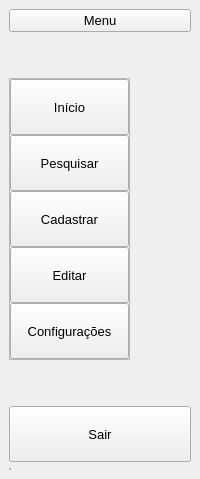
              <widget class="QWidget" name="subMenuLateral" native="true">
               <property name="styleSheet">
                <string notr="true"/>
               </property>
               <layout class="QVBoxLayout" name="verticalLayout_2">
                <property name="spacing">
                 <number>6</number>
                </property>
                <property name="leftMargin">
                 <number>9</number>
                </property>
                <property name="topMargin">
                 <number>9</number>
                </property>
                <property name="rightMargin">
                 <number>9</number>
                </property>
                <property name="bottomMargin">
                 <number>9</number>
                </property>
                <item>
                 <widget class="QPushButton" name="btnMenu2">
                  <property name="font">
                   <font>
                    <pointsize>10</pointsize>
                   </font>
                  </property>
                  <property name="cursor">
                   <cursorShape>PointingHandCursor</cursorShape>
                  </property>
                  <property name="text">
                   <string>Menu</string>
                  </property>
                  <property name="icon">
                   <iconset>
                    <normaloff>icones/iconMenu.png</normaloff>icones/iconMenu.png</iconset>
                  </property>
                  <property name="iconSize">
                   <size>
                    <width>24</width>
                    <height>24</height>
                   </size>
                  </property>
                  <property name="checkable">
                   <bool>true</bool>
                  </property>
                 </widget>
                </item>
                <item>
                 <spacer name="verticalSpacer">
                  <property name="orientation">
                   <enum>Qt::Vertical</enum>
                  </property>
                  <property name="sizeHint" stdset="0">
                   <size>
                    <width>20</width>
                    <height>40</height>
                   </size>
                  </property>
                 </spacer>
                </item>
                <item alignment="Qt::AlignLeft|Qt::AlignTop">
                 <widget class="QFrame" name="frameBtns">
                  <property name="sizePolicy">
                   <sizepolicy hsizetype="Preferred" vsizetype="Expanding">
                    <horstretch>0</horstretch>
                    <verstretch>0</verstretch>
                   </sizepolicy>
                  </property>
                  <property name="frameShape">
                   <enum>QFrame::StyledPanel</enum>
                  </property>
                  <property name="frameShadow">
                   <enum>QFrame::Raised</enum>
                  </property>
                  <layout class="QVBoxLayout" name="verticalLayout_3">
                   <property name="spacing">
                    <number>0</number>
                   </property>
                   <property name="leftMargin">
                    <number>0</number>
                   </property>
                   <property name="topMargin">
                    <number>0</number>
                   </property>
                   <property name="rightMargin">
                    <number>0</number>
                   </property>
                   <property name="bottomMargin">
                    <number>0</number>
                   </property>
                   <item>
                    <widget class="QPushButton" name="btnIncio">
                     <property name="minimumSize">
                      <size>
                       <width>119</width>
                       <height>56</height>
                      </size>
                     </property>
                     <property name="font">
                      <font>
                       <pointsize>10</pointsize>
                      </font>
                     </property>
                     <property name="cursor">
                      <cursorShape>PointingHandCursor</cursorShape>
                     </property>
                     <property name="styleSheet">
                      <string notr="true"/>
                     </property>
                     <property name="text">
                      <string>Início</string>
                     </property>
                     <property name="icon">
                      <iconset>
                       <normaloff>icones/iconHome.png</normaloff>icones/iconHome.png</iconset>
                     </property>
                     <property name="iconSize">
                      <size>
                       <width>24</width>
                       <height>24</height>
                      </size>
                     </property>
                     <property name="checkable">
                      <bool>true</bool>
                     </property>
                     <property name="autoExclusive">
                      <bool>true</bool>
                     </property>
                    </widget>
                   </item>
                   <item>
                    <widget class="QPushButton" name="btnPesquisa">
                     <property name="minimumSize">
                      <size>
                       <width>119</width>
                       <height>56</height>
                      </size>
                     </property>
                     <property name="font">
                      <font>
                       <pointsize>10</pointsize>
                      </font>
                     </property>
                     <property name="cursor">
                      <cursorShape>PointingHandCursor</cursorShape>
                     </property>
                     <property name="styleSheet">
                      <string notr="true"/>
                     </property>
                     <property name="text">
                      <string>Pesquisar</string>
                     </property>
                     <property name="icon">
                      <iconset>
                       <normaloff>icones/iconBusca.png</normaloff>icones/iconBusca.png</iconset>
                     </property>
                     <property name="iconSize">
                      <size>
                       <width>24</width>
                       <height>24</height>
                      </size>
                     </property>
                     <property name="checkable">
                      <bool>true</bool>
                     </property>
                     <property name="autoExclusive">
                      <bool>true</bool>
                     </property>
                    </widget>
                   </item>
                   <item>
                    <widget class="QPushButton" name="btnPessoa">
                     <property name="minimumSize">
                      <size>
                       <width>119</width>
                       <height>56</height>
                      </size>
                     </property>
                     <property name="font">
                      <font>
                       <pointsize>10</pointsize>
                      </font>
                     </property>
                     <property name="cursor">
                      <cursorShape>PointingHandCursor</cursorShape>
                     </property>
                     <property name="styleSheet">
                      <string notr="true"/>
                     </property>
                     <property name="text">
                      <string>Cadastrar</string>
                     </property>
                     <property name="icon">
                      <iconset>
                       <normaloff>icones/iconAdd.png</normaloff>icones/iconAdd.png</iconset>
                     </property>
                     <property name="iconSize">
                      <size>
                       <width>24</width>
                       <height>24</height>
                      </size>
                     </property>
                     <property name="checkable">
                      <bool>true</bool>
                     </property>
                     <property name="autoExclusive">
                      <bool>true</bool>
                     </property>
                    </widget>
                   </item>
                   <item>
                    <widget class="QPushButton" name="btnEditar">
                     <property name="minimumSize">
                      <size>
                       <width>119</width>
                       <height>56</height>
                      </size>
                     </property>
                     <property name="font">
                      <font>
                       <pointsize>10</pointsize>
                      </font>
                     </property>
                     <property name="cursor">
                      <cursorShape>PointingHandCursor</cursorShape>
                     </property>
                     <property name="text">
                      <string>Editar</string>
                     </property>
                     <property name="icon">
                      <iconset>
                       <normaloff>icones/iconEdit.png</normaloff>icones/iconEdit.png</iconset>
                     </property>
                     <property name="iconSize">
                      <size>
                       <width>24</width>
                       <height>24</height>
                      </size>
                     </property>
                     <property name="checkable">
                      <bool>true</bool>
                     </property>
                     <property name="autoExclusive">
                      <bool>true</bool>
                     </property>
                    </widget>
                   </item>
                   <item>
                    <widget class="QPushButton" name="btnConfiguracoes">
                     <property name="minimumSize">
                      <size>
                       <width>119</width>
                       <height>56</height>
                      </size>
                     </property>
                     <property name="font">
                      <font>
                       <pointsize>10</pointsize>
                      </font>
                     </property>
                     <property name="cursor">
                      <cursorShape>PointingHandCursor</cursorShape>
                     </property>
                     <property name="styleSheet">
                      <string notr="true"/>
                     </property>
                     <property name="text">
                      <string>Configurações</string>
                     </property>
                     <property name="icon">
                      <iconset>
                       <normaloff>icones/iconConfig.png</normaloff>icones/iconConfig.png</iconset>
                     </property>
                     <property name="iconSize">
                      <size>
                       <width>24</width>
                       <height>24</height>
                      </size>
                     </property>
                     <property name="checkable">
                      <bool>true</bool>
                     </property>
                     <property name="autoExclusive">
                      <bool>true</bool>
                     </property>
                    </widget>
                   </item>
                  </layout>
                 </widget>
                </item>
                <item>
                 <spacer name="verticalSpacer_2">
                  <property name="orientation">
                   <enum>Qt::Vertical</enum>
                  </property>
                  <property name="sizeHint" stdset="0">
                   <size>
                    <width>20</width>
                    <height>40</height>
                   </size>
                  </property>
                 </spacer>
                </item>
                <item>
                 <widget class="QPushButton" name="btnSair">
                  <property name="minimumSize">
                   <size>
                    <width>119</width>
                    <height>56</height>
                   </size>
                  </property>
                  <property name="font">
                   <font>
                    <pointsize>10</pointsize>
                   </font>
                  </property>
                  <property name="cursor">
                   <cursorShape>PointingHandCursor</cursorShape>
                  </property>
                  <property name="text">
                   <string>Sair</string>
                  </property>
                  <property name="icon">
                   <iconset>
                    <normaloff>icones/iconLogout.png</normaloff>icones/iconLogout.png</iconset>
                  </property>
                  <property name="iconSize">
                   <size>
                    <width>24</width>
                    <height>24</height>
                   </size>
                  </property>
                  <property name="checkable">
                   <bool>true</bool>
                  </property>
                  <property name="autoExclusive">
                   <bool>true</bool>
                  </property>
                 </widget>
                </item>
                <item alignment="Qt::AlignLeft|Qt::AlignBottom">
                 <widget class="QFrame" name="frame_3">
                  <property name="frameShape">
                   <enum>QFrame::StyledPanel</enum>
                  </property>
                  <property name="frameShadow">
                   <enum>QFrame::Raised</enum>
                  </property>
                  <layout class="QVBoxLayout" name="verticalLayout_4">
                   <property name="spacing">
                    <number>0</number>
                   </property>
                   <property name="leftMargin">
                    <number>0</number>
                   </property>
                   <property name="topMargin">
                    <number>0</number>
                   </property>
                   <property name="rightMargin">
                    <number>0</number>
                   </property>
                   <property name="bottomMargin">
                    <number>0</number>
                   </property>
                  </layout>
                 </widget>
                </item>
               </layout>
              </widget>
